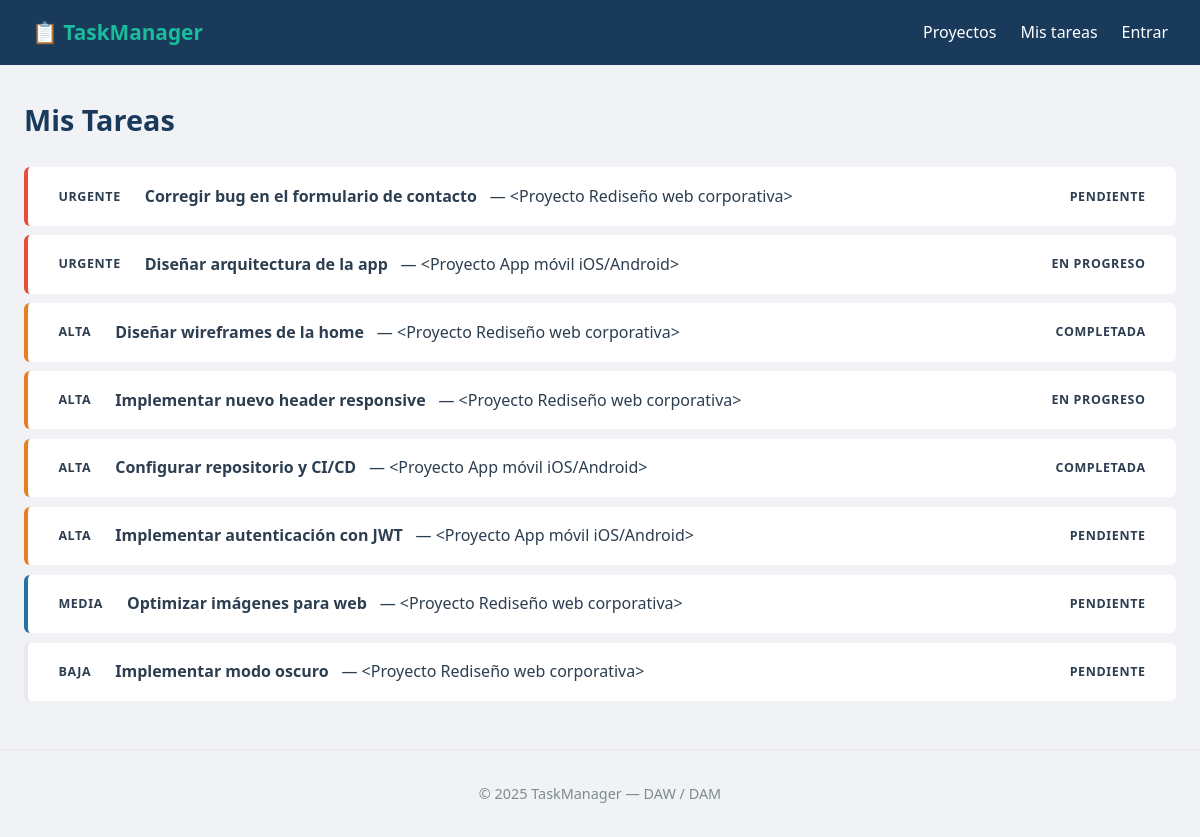
Page /proyectos/tareas on the committed database.
### app/models.py (models this page shows, shortened)
class Tarea(db.Model):
    __tablename__ = 'tareas'
    id = db.Column(db.Integer, primary_key=True)
    titulo = db.Column(db.String(200), nullable=False)
    descripcion = db.Column(db.Text)
    prioridad = db.Column(db.String(20), default='media')
    estado = db.Column(db.String(20), default='pendiente')
    fecha_limite = db.Column(db.Date)
    creado_en = db.Column(db.DateTime, default=datetime.utcnow)
    proyecto_id = db.Column(db.Integer, db.ForeignKey('proyectos.id'))
    asignado_id = db.Column(db.Integer, db.ForeignKey('usuarios.id'),
    nullable=True)
    comentarios = db.relationship('Comentario', backref='tarea',
    lazy='dynamic',
    cascade='all, delete-orphan')
    etiquetas = db.relationship('Etiqueta', secondary=tarea_etiqueta,
    backref=db.backref('tareas', lazy='dynamic'))

class Proyecto(db.Model):
    __tablename__ = 'proyectos'
    id = db.Column(db.Integer, primary_key=True)
    titulo = db.Column(db.String(100), nullable=False)
    descripcion = db.Column(db.Text)
    estado = db.Column(db.String(20), default='activo')
    fecha_limite = db.Column(db.Date)
    creado_en = db.Column(db.DateTime, default=datetime.utcnow)
    propietario_id = db.Column(db.Integer, db.ForeignKey('usuarios.id'))
    tareas = db.relationship('Tarea', backref='proyecto', lazy='dynamic',
    cascade='all, delete-orphan',
    order_by='Tarea.creado_en')
    def __repr__(self):
        return f'<Proyecto {self.titulo}>'

### app/routes/tasks.py (the view)
@tasks.route('/tareas')
def mis_tareas():
    tareas = Tarea.query.all()
    tareas.sort(key=lambda t: ORDEN_PRIORIDAD.get(t.prioridad, 99))
    return render_template('tasks/lista.html', tareas=tareas)

### app/__init__.py (called while the page is built)
def create_app(config_class=Config):
    app = Flask(__name__)
    app.config.from_object(config_class)
    db.init_app(app)
    migrate.init_app(app, db)
    from app.routes.main import main
    from app.routes.projects import projects
    from app.routes.tasks import tasks
    from app.routes.auth import auth
    app.register_blueprint(main)
    app.register_blueprint(projects)
    app.register_blueprint(tasks)
    app.register_blueprint(auth)
    from app import models # noqa: F401
    @app.errorhandler(404)
    def pagina_no_encontrada(error):
        return render_template('errores/404.html'), 404
    @app.errorhandler(500)
    def error_interno(error):
        return render_template('errores/500.html'), 500
    @app.context_processor
    def inject_globals():
        from flask import session
        return {'current_user': session.get('usuario', None)}
    return app

### app/templates/tasks/lista.html (shortened to what this page needs)
{% extends 'base.html' %}
{% block content %}
<div class='page-header'>
    <h1>Mis Tareas</h1>
</div>
{% for tarea in tareas %}
<div class='tarea prioridad-{{ tarea.prioridad }}'>
    <div class='tarea-info'>
        <span class='badge badge-prioridad-{{ tarea.prioridad }}'>
            {{ tarea.prioridad | upper }}
        </span>
        <strong>{{ tarea.titulo }}</strong>
        <span class='proyecto-nombre'>— {{ tarea.proyecto }}</span>
    </div>
    <span class='badge badge-estado-{{ tarea.estado }}'>
        {{ tarea.estado | replace('_', ' ') | capitalize }}
    </span>
</div>
{% else %}
<p class='vacio'>No hay tareas.</p>
{% endfor %}
{% endblock %}

### app/templates/base.html (shortened to what this page needs)
<!DOCTYPE html>
<html lang='es'>
<head>
    <link rel='stylesheet' href="{{ url_for('static', filename='css/style.css')
    }}">
</head>
<body>
    <nav class='navbar'>
        <a href="{{ url_for('main.index') }}" class='logo'>📋 TaskManager</a>
        <div class='nav-links'>
        <a href="{{ url_for('projects.lista') }}">Proyectos</a>
        <a href="{{ url_for('tasks.mis_tareas') }}">Mis tareas</a>
        {% if current_user %}
        <span class='usuario'>{{ current_user.nombre }}</span>
        <a href="{{ url_for('auth.logout') }}">Salir</a>
        {% else %}
        <a href="{{ url_for('auth.login') }}" class='btnnav'>Entrar</a>
        {% endif %}
        </div>
    </nav>
    <main class='contenido'>
    {% block content %}{% endblock %}
    </main>
    <footer><p>&copy; 2025 TaskManager — DAW / DAM</p></footer>
</body>
</html>

### app/static/css/style.css (style rules this page uses)
*, *::before, *::after { margin: 0; padding: 0; box-sizing: border-box; }
:root { --azul-oscuro: #1a3a5c; --azul: #2471a3; --verde: #1abc9c; --rojo: #e74c3c; --naranja: #e67e22; --gris-claro: #f0f2f5; --texto: #2c3e50; --texto-suave: #7f8c8d; }
body { font-family: 'Segoe UI', Arial, sans-serif; background: var(--gris-claro); color: var(--texto); line-height: 1.6; }
.navbar { background: var(--azul-oscuro); display: flex; justify-content: space-between; align-items: center; padding: 1rem 2rem; position: sticky; top: 0; z-index: 100; }
.navbar .logo { color: var(--verde); font-weight: 700; font-size: 1.3rem; text-decoration: none; }
.nav-links { display: flex; align-items: center; gap: 1.5rem; }
.nav-links a { color: #fff; text-decoration: none; transition: color .2s; }
.contenido { max-width: 1200px; margin: 2rem auto; padding: 0 1.5rem; }
.page-header { display: flex; justify-content: space-between; align-items: center; margin-bottom: 1.5rem; }
.page-header h1 { font-size: 1.8rem; color: var(--azul-oscuro); }
.badge { padding: .2rem .7rem; border-radius: 12px; font-size: .78rem; font-weight: 600; text-transform: uppercase; letter-spacing: .05em; }
.tarea { background: #fff; border-radius: 6px; padding: 1rem 1.2rem; margin-bottom: .6rem; display: flex; justify-content: space-between; align-items: center; border-left: 4px solid #e8e8e8; }
.tarea.prioridad-urgente { border-left-color: var(--rojo); }
.tarea.prioridad-alta { border-left-color: var(--naranja); }
.tarea.prioridad-media { border-left-color: var(--azul); }
.tarea-info { display: flex; align-items: center; gap: .8rem; }
footer { text-align: center; padding: 2rem; color: var(--texto-suave); margin-top: 3rem; border-top: 1px solid #e8e8e8; font-size: .9rem; }

### rows in the picture
Tarea: prioridad "URGENTE", titulo "Corregir bug en el formulario de contacto", proyecto "<Proyecto Rediseño web corporativa>", estado "PENDIENTE"
Tarea: prioridad "URGENTE", titulo "Diseñar arquitectura de la app", proyecto "<Proyecto App móvil iOS/Android>", estado "EN PROGRESO"
Tarea: prioridad "ALTA", titulo "Diseñar wireframes de la home", proyecto "<Proyecto Rediseño web corporativa>", estado "COMPLETADA"
Tarea: prioridad "ALTA", titulo "Implementar nuevo header responsive", proyecto "<Proyecto Rediseño web corporativa>", estado "EN PROGRESO"
Tarea: prioridad "ALTA", titulo "Configurar repositorio y CI/CD", proyecto "<Proyecto App móvil iOS/Android>", estado "COMPLETADA"
Tarea: prioridad "ALTA", titulo "Implementar autenticación con JWT", proyecto "<Proyecto App móvil iOS/Android>", estado "PENDIENTE"
Tarea: prioridad "MEDIA", titulo "Optimizar imágenes para web", proyecto "<Proyecto Rediseño web corporativa>", estado "PENDIENTE"
Tarea: prioridad "BAJA", titulo "Implementar modo oscuro", proyecto "<Proyecto Rediseño web corporativa>", estado "PENDIENTE"
